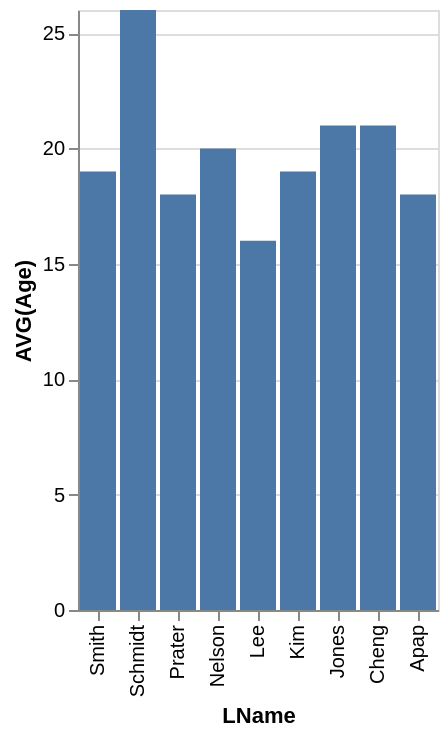

Source (Vega-Lite JSON):
### Vega-Lite specification from a JSON file in a GitHub repository (floating-point values rounded to 4 significant figures)
{"data": {"values": [{"x_data": "Smith", "y_data": 19}, {"x_data": "Schmidt", "y_data": 26}, {"x_data": "Prater", "y_data": 18}, {"x_data": "Nelson", "y_data": 20}, {"x_data": "Lee", "y_data": 16}, {"x_data": "Kim", "y_data": 19}, {"x_data": "Jones", "y_data": 21}, {"x_data": "Cheng", "y_data": 21}, {"x_data": "Apap", "y_data": 18}]}, "mark": "bar", "encoding": {"x": {"field": "x_data", "type": "nominal", "title": "LName", "sort": "descending"}, "y": {"field": "y_data", "type": "quantitative", "title": "AVG(Age)"}}}
